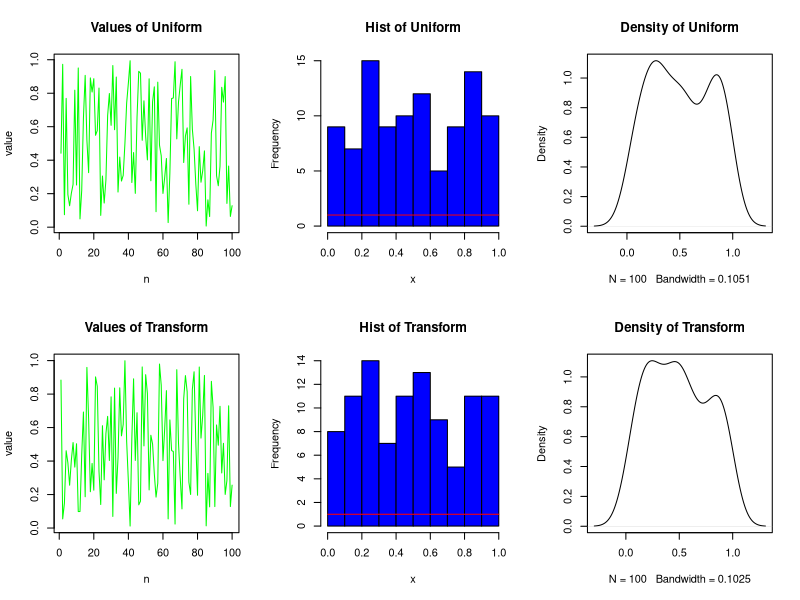
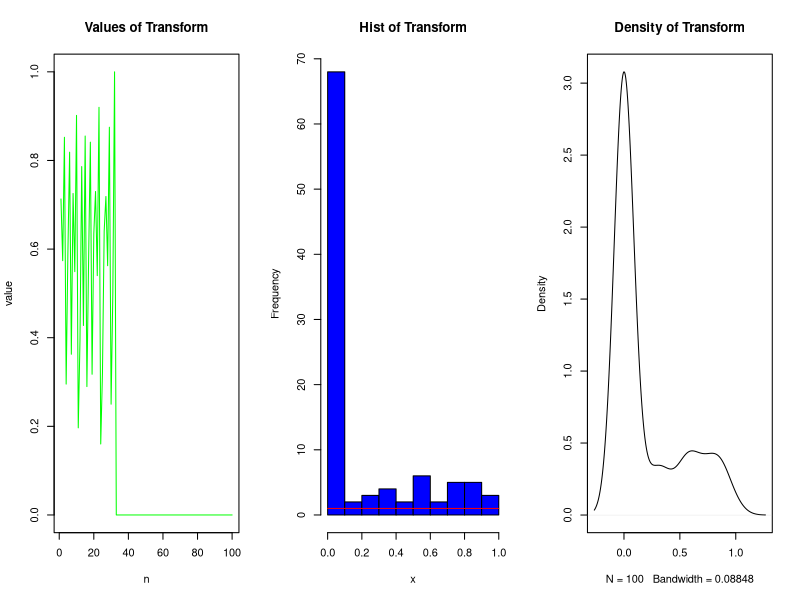
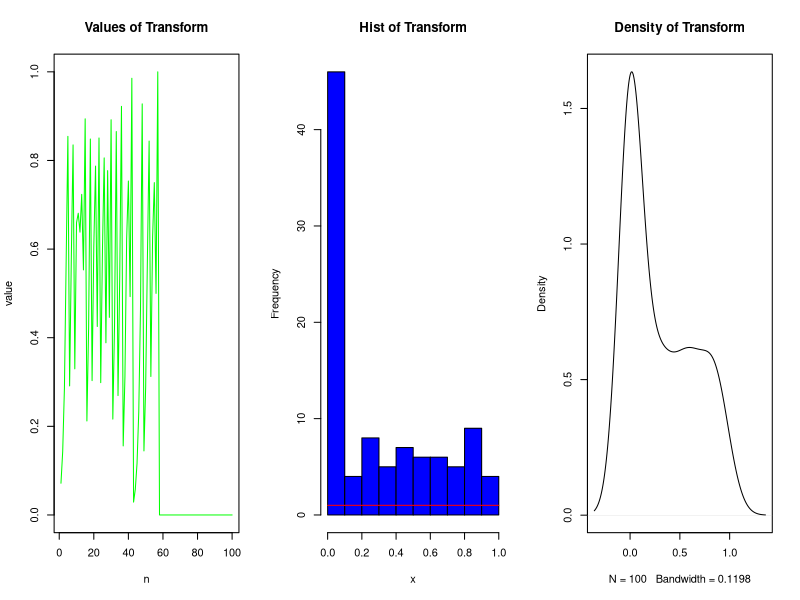

Generate these figures, in order, with R:
## ---- chunk 1
knitr::opts_chunk$set(echo = TRUE)
## ---- chunk 2
pop = 1486981
totalNumbers = pop / 4 +  pop /1000 
probBusy = rnorm(1,0.2,0.1)
prior = 1 / totalNumbers
post = 1 / (totalNumbers*probBusy)
cat("My belief was", prior, "\n")
cat("My belief after dialing is", post, "\n")
cat("Therefore my belief increased by", post/prior, "times")
## ---- chunk 3
result <- function(game) {
  w <- array(0, dim=c(1,2))
  
  row1 = game[1] + game[2] + game[3]
  if (row1 == 0) {w[1] <- 1} else if (row1 == 3) {w[2] <- 1}
  
  row2 = game[4] + game[5] + game[6]
  if (row2 == 0) {w[1] <- 1} else if (row2 == 3) {w[2] <- 1}
  
  row3 = game[7] + game[8] + game[9]
  if (row3 == 0) {w[1] <- 1} else if (row3 == 3) {w[2] <- 1}
  
  col1 = game[1] + game[4] + game[7]
  if (col1 == 0) {w[1] <- 1} else if (col1 == 3) {w[2] <- 1}
  
  col2 = game[2] + game[5] + game[8]
  if (col2 == 0) {w[1] <- 1} else if (col2 == 3) {w[2] <- 1}
  
  col3 = game[3] + game[6] + game[9]
  if (col3 == 0) {w[1] <- 1} else if (col3 == 3) {w[2] <- 1}
  
  diag1 = game[1] + game[5] + game[9]
  if (diag1 == 0) {w[1] <- 1} else if (diag1 == 3) {w[2] <- 1}
  
  diag2 = game[3] + game[5] + game[7]
  if (diag2 == 0) {w[1] <- 1} else if (diag2 == 3) {w[2] <- 1}
  
  if(w[1] == 0 & w[2] == 0) {return("t")} #reprint("Its a tie")
  if(w[1] == 1 & w[2] == 0) {return("o")} #print("O wins")}
  if(w[1] == 0 & w[2] == 1) {return("x")} #print("X wins")}
  if(w[1] == 1 & w[2] == 1) {return("t")} #print("Its a tie")}
}

res <- array(NA, dim=c(1,1000))
for (k in 1:1000) {
  first = matrix(NA,3,3)
  for (i in 1:9){
    first[i]= rbinom(1,1,0.5)
  }
  res[k] <- result(first)
}
t <- sum(res == "t")
o <- sum(res == "o")
x <- sum(res == "x")
cat("Out of 1,000 games: X won", x, ", O won", o, "and there were", t, "ties")
cat("Therefore probability that X wins is :", (x/1000))
## ---- chunk 4

result1 <- function(game) {
  w <- array(0, dim=c(1,2))
  row1 = game[1] + game[2] + game[3]
  if (row1 == 0) {w[1] <- 1}
  row2 = game[4] + game[5] + game[6]
  if (row2 == 0) {w[1] <- 1}
  row3 = game[7] + game[8] + game[9]
  if (row3 == 0) {w[1] <- 1}
  col1 = game[1] + game[4] + game[7]
  if (col1 == 0) {w[1] <- 1}
  col2 = game[2] + game[5] + game[8]
  if (col2 == 0) {w[1] <- 1}
  col3 = game[3] + game[6] + game[9]
  if (col3 == 0) {w[1] <- 1}
  diag1 = game[1] + game[5] + game[9]
  if (diag1 == 0) {w[1] <- 1}
  diag2 = game[3] + game[5] + game[7]
  if (diag2 == 0) {w[1] <- 1}
  if(w[1] == 1) {return("o")} #print("O wins")}
}

result2 <- function(game) {
  w <- array(0, dim=c(1,2))
  row1 = game[1] + game[2] + game[3]
  if (row1 == 3) {w[2] <- 1}
  row2 = game[4] + game[5] + game[6]
  if (row2 == 3) {w[2] <- 1}
  row3 = game[7] + game[8] + game[9]
  if (row3 == 3) {w[2] <- 1}
  col1 = game[1] + game[4] + game[7]
  if (col1 == 3) {w[2] <- 1}
  col2 = game[2] + game[5] + game[8]
  if (col2 == 3) {w[2] <- 1}
  col3 = game[3] + game[6] + game[9]
  if (col3 == 3) {w[2] <- 1}
  diag1 = game[1] + game[5] + game[9]
  if (diag1 == 3) {w[2] <- 1}
  diag2 = game[3] + game[5] + game[7]
  if (diag2 == 3) {w[2] <- 1}
  if(w[2] == 1) {return("x")} #print("X wins")}
}

res1 <- array(NA, dim=c(1,1000))
for (j in 1:1000) {
  second = matrix(100,3,3)
  allCells <- seq(1:9)
  remaining <- allCells
  for (i in 1:9){
    selected <- sample(remaining,1,replace=FALSE)
    if (i == 9) {
        selected <- remaining
    }
    remaining <- setdiff(remaining,selected)
    if (i %% 2 == 0) {
      second[selected] <- 0
      if (length(result1(second)) > 0) {
        res1[j] <- result1(second) 
        break
      }
    }
    else {
      second[selected] <- 1
      if (length(result2(second)) > 0) {
        res1[j] <- result2(second) 
        break
        }
    }
  }
}
res1[is.na(res1)] <- "t"
t1 <- sum(res1 == "t")
o1 <- sum(res1 == "o")
x1 <- sum(res1 == "x")
cat("Out of 1,000 games: X won", x1, ", O won", o1, "and there were", t1, "ties")
cat("Therefore probability that X wins is :", (x1/1000))
cat("while probability that O wins is :", (o1/1000))
## ---- chunk 5
doors <- c("A","B","C")
decision <- c()
for (i in 1:1000) 
{
  prize <- sample(doors)[1]
  pick <- sample(doors)[1]
  open <- sample(doors[which(doors != prize & doors != pick)])[1]
  switch <- doors[which(doors != pick & doors != open)]
  if(pick == prize){decision=c(decision,"NoSwitch")}
  if(switch == prize){decision=c(decision,"Switch")}
}
cat("Switching was appropriate strategy in :", (length(which(decision == "NoSwitch"))/1000), "of times")
cat("Switching was appropriate strategy in :", (length(which(decision == "Switch"))/1000), "of times")
## ---- chunk 6
xx <- runif(100,0,1)
y <- array(NA, dim=c(1,100))
for(i in 1:100) {
  x <- xx[i]
  if (x <= 0.5) {
    x <- 2*x
  }
  else {
    x <- 2*(1-x)
  }
  y[i] <- x
}

x <- xx
par(mfrow=c(2,3))
plot(seq(1:100),x, type = 'l',col="Green", xlab="n", ylab="value", main="Values of Uniform")
hist(x, breaks=10, col="blue", main="Hist of Uniform")
curve(dunif(x),add=T, col="red", lwd=1)
plot(density(x),main="Density of Uniform")

remove(x)
x <- y
plot(seq(1:100),x, type = 'l', col="Green", xlab="n", ylab="value", main="Values of Transform")
hist(x, breaks=10, col="blue", main="Hist of Transform")
curve(dunif(x),add=T, col="red", lwd=1)
plot(density(x), main="Density of Transform")
## ---- chunk 7
remove(x,xx,y)

xx <- runif(1,0,1)
y <- array(NA, dim=c(1,100))
y[1] <- xx
for(i in 2:100) {
    x <- y[i-1]
  if (x <= 0.5) {
    x <- 2*x
  }
  else {
    x <- 2*(1-x)
  }
  y[i] <- x
}

par(mfrow=c(1,3))
x <- y
plot(seq(1:100),x, type = 'l', col="Green", xlab="n", ylab="value", main="Values of Transform")
hist(x, breaks=10, col="blue", main="Hist of Transform")
curve(dunif(x),add=T, col="red", lwd=1)
plot(density(x), main="Density of Transform")

## ---- chunk 8
remove(x,xx,y)

k <- rnorm(1,5,3)
xx <- 1/2^k
y <- array(NA, dim=c(1,100))
y[1] <- xx
for(i in 2:100) {
  x <- y[i-1]
  if (x <= 0.5) {
    x <- 2*x
  }
  else {
    x <- 2*(1-x)
  }
  y[i] <- x
}

par(mfrow=c(1,3))
x <- y
plot(seq(1:100),x, type = 'l', col="Green", xlab="n", ylab="value", main="Values of Transform")
hist(x, breaks=10, col="blue", main="Hist of Transform")
curve(dunif(x),add=T, col="red", lwd=1)
plot(density(x), main="Density of Transform")

